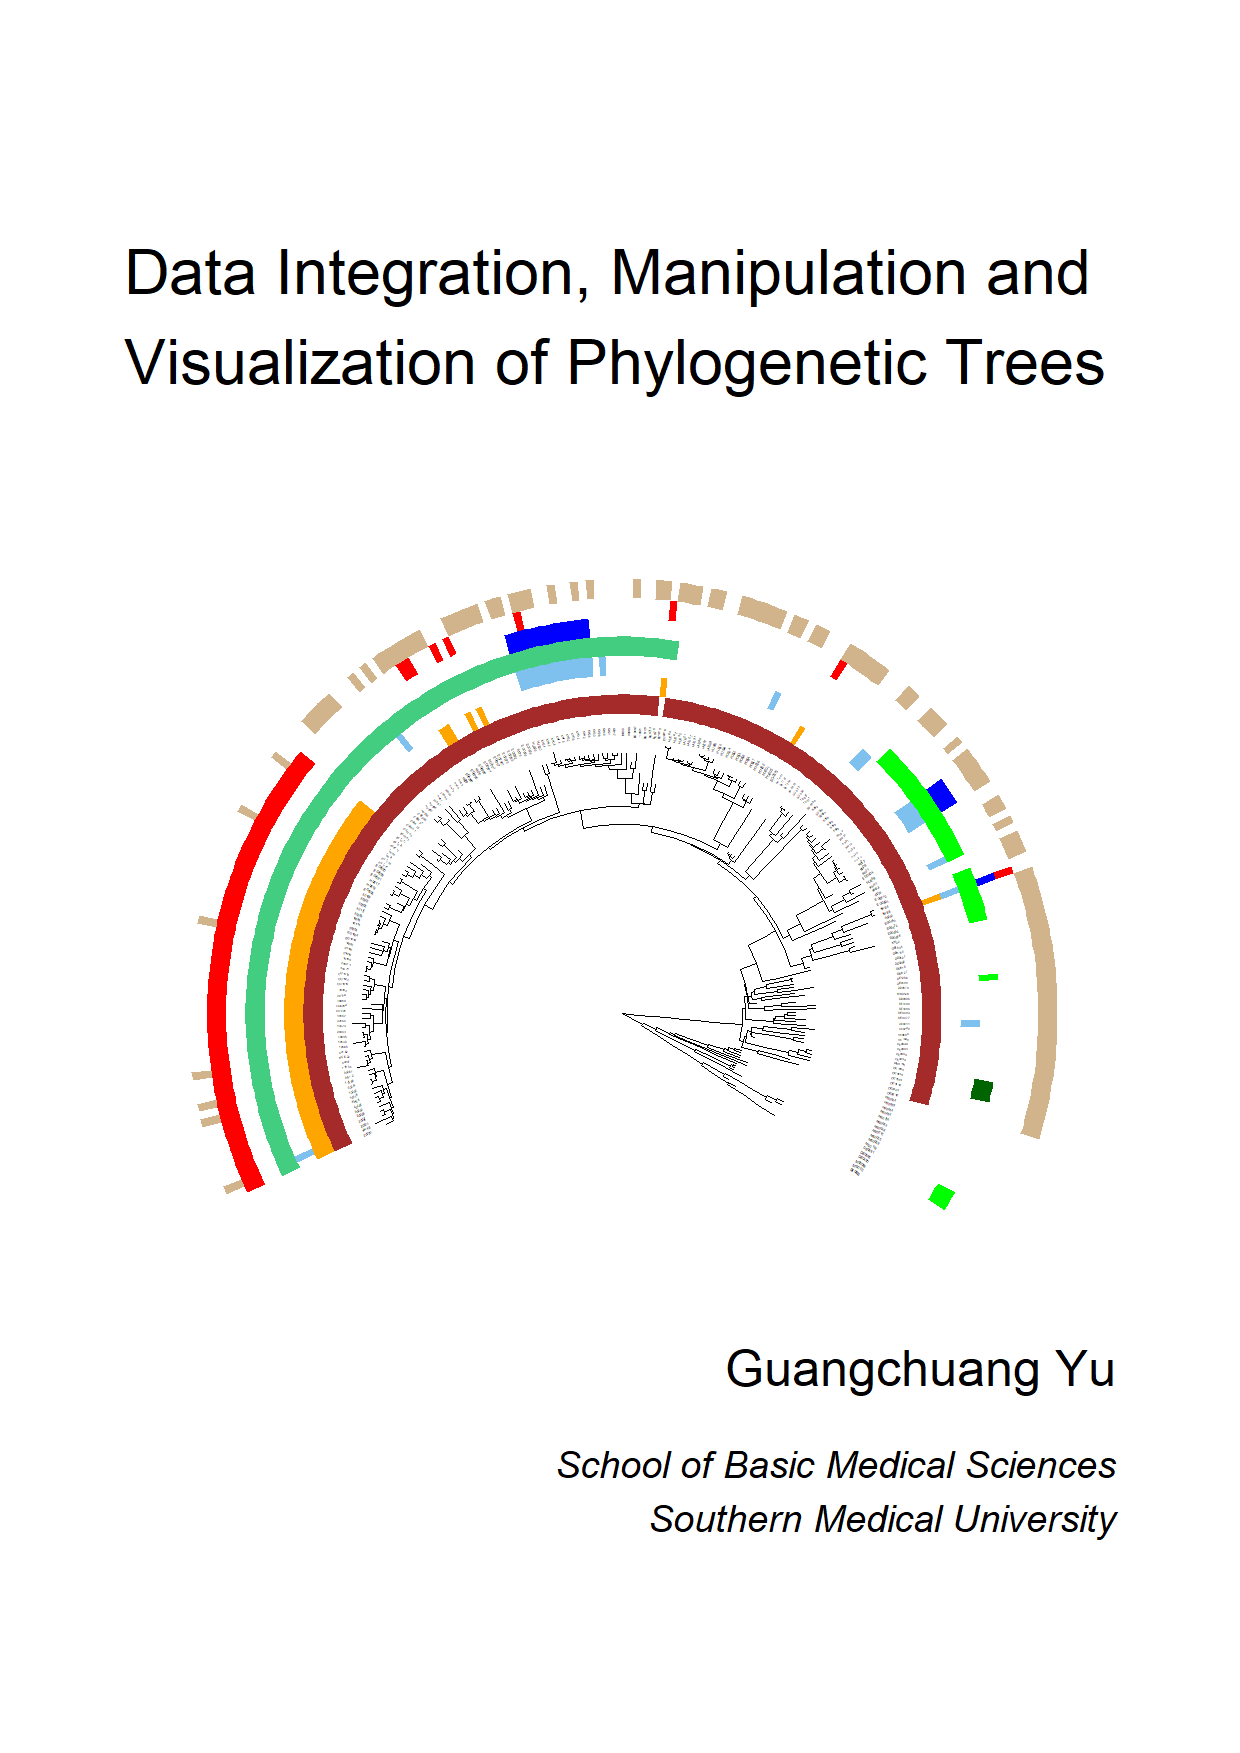

The script that saved this image:
require(tidyr)
require(ggplot2)
require(ggtree)
require(grid)

oldwd <- getwd()
setwd("~/github/plotting_tree_with_data/plotTree/tree_example_april2015/")
info <- read.csv("info.csv")
tree <- read.tree("tree.nwk")

##tp <- tree$tip.label

## set.seed(2018-04-10)
## tree=rtree(230)
## tree$tip.label <- tp

heatmap.colours=c("steelblue","grey","seagreen3","darkgreen","green","brown","tan", "red",
                  "orange","pink","magenta","purple","blue","skyblue3","blue","skyblue2")
names(heatmap.colours) <- 0:15
heatmapData=read.csv("res_genes.csv", row.names=1)

rn <- rownames(heatmapData)
heatmapData <- as.data.frame(sapply(heatmapData, as.character))

rownames(heatmapData) <- rn

cols <- c(HCMC='black', Hue='purple2', KH='skyblue2')
p <- ggtree(tree, layout='circular', size=.1) %<+% info +
#  geom_tippoint(aes(color=location), size=.001) + scale_color_manual(values=cols) #+
  geom_tiplab2(aes(label=name), align=T, linetype=NA, linesize=.05, size=.5, offset=1, hjust=0.5) #+
#  geom_tiplab2(aes(label=year), align=T, linetype=NA, size=.2, offset=3.5, hjust=0.5)

#p + xlim(-3, NA)

df <- p$data
df <- df[df$isTip,]
start <- max(df$x) + 2

dd <- as.data.frame(heatmapData)
## dd$lab <- rownames(dd)
lab <- df$label[order(df$y)]
dd <- dd[lab, , drop=FALSE]
dd$y <- sort(df$y)
dd$lab <- lab
## dd <- melt(dd, id=c("lab", "y"))
dd <- gather(dd, variable, value, -c(lab, y))

i <- which(dd$value == "")
if (length(i) > 0) {
  dd$value[i] <- NA
}
width=.5
width <- width * (p$data$x %>% range %>% diff) / ncol(heatmapData)

V2 <- start + as.numeric(as.factor(dd$variable)) * width

dd$x <- V2
dd$width <- width

dd$value[dd$value == 0] = NA

p2 <- p + geom_tile(data=dd, aes(x, y, fill=value), width=width, inherit.aes=FALSE)

p2 = p2 + scale_fill_manual(values=heatmap.colours, na.value=NA) #"white")

setwd(oldwd)
#p2 <- p2+theme_tree()+theme_transparent()
#p2
p3 <- rotate_tree(open_tree(p2, 120), -35)


# dev.new(height=297, width=210, unit="mm")
png("book-cover.png", width=210, height=297, units="mm", res=150)
#grid.newpage()

grid.text("Data Integration, Manipulation and\nVisualization of Phylogenetic Trees", 
  y=.82, gp=gpar(cex=2.5), just="left", x=.1)

vp = viewport(x=.5, y=.42, width=.9, height=.8)
pushViewport(vp)
grid.draw(ggplotGrob(p3))

upViewport()
grid.text("Guangchuang Yu", y=.22, x=.9, just="right", gp=gpar(cex=2))
grid.text("School of Basic Medical Sciences\nSouthern Medical University", y=.15, x=.9, just="right", 
    gp=gpar(cex=1.5, fontface="italic"))
dev.off()
